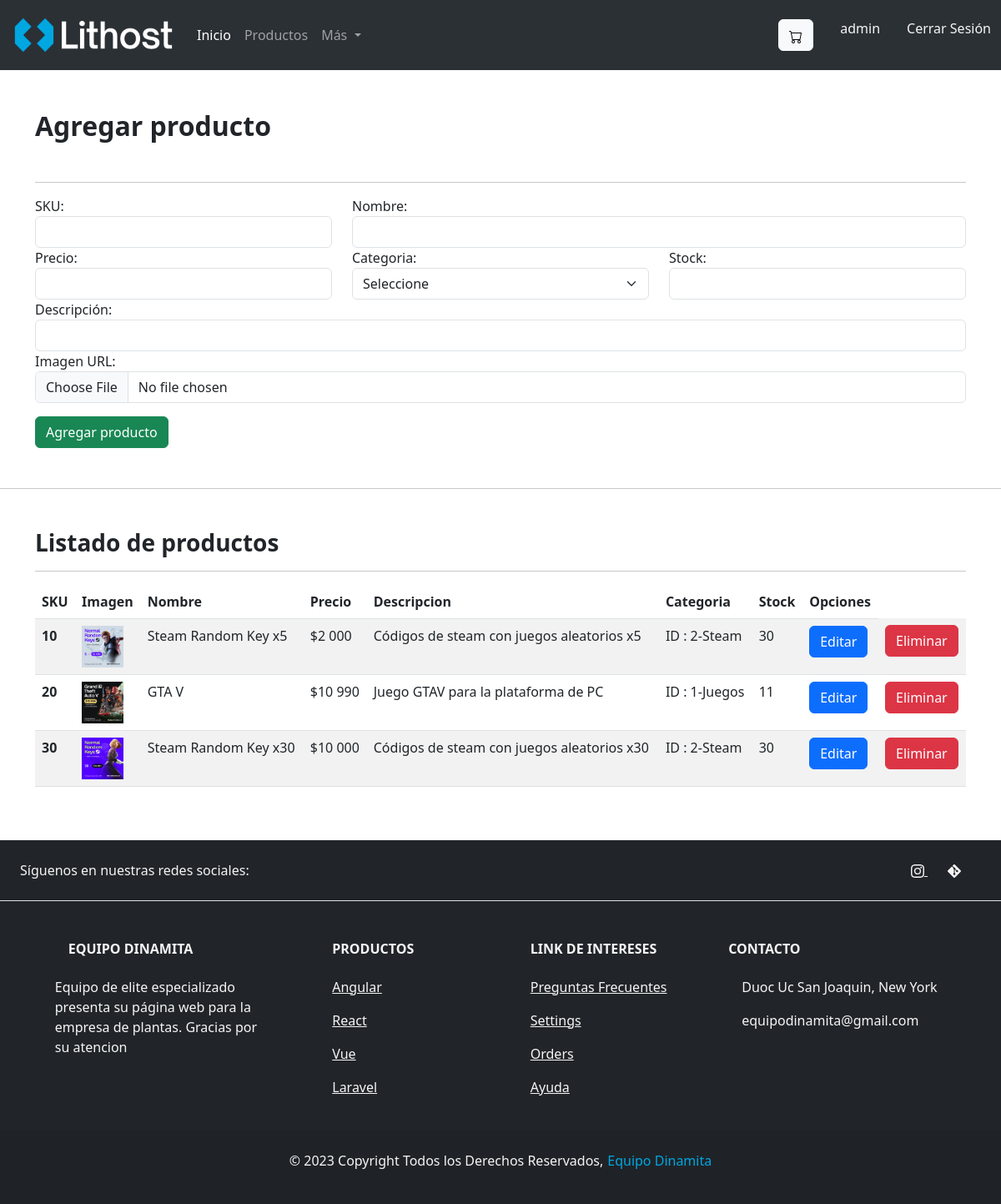
The app's page /agregarProducto (signed in) with its own data.
### apps/Tienda/models.py (models this page shows, shortened)
class Producto(models.Model):
    id_producto = models.IntegerField(primary_key=True)
    nombre = models.CharField(max_length=50,null=False)
    precio = models.IntegerField(null=False)
    categoria_id = models.ForeignKey(Categoria,on_delete=models.CASCADE)
    stock = models.IntegerField(null=False)
    descripcion = models.CharField(max_length=150 ,null=False)
    img_url = models.ImageField(upload_to='imagenesProducto', null=True)
    fecha_agregar = models.DateField(auto_now_add=True)

class Categoria(models.Model):
    id_categoria = models.IntegerField(primary_key=True)
    nombre_categoria = models.CharField(max_length=50,null=False)
    def __str__(self):
        txt = "ID : {1}-{0}"
        return txt.format(self.nombre_categoria,self.id_categoria)

### apps/Tienda/views.py (the view)
# urls.py: path('agregarProducto', views.cargarAgregarProducto),
@permission_required('app.add_producto')
def cargarAgregarProducto(request):
    categorias  = Categoria.objects.all()
    productos = Producto.objects.all()
    page = request.GET.get('page', 1)
    try:
        paginator = Paginator(productos, 10)
        productos = paginator.page(page)
    except:
        raise Http404
    return render(request,"agregarProductos.html", {"cate":categorias, "prod":productos})

### apps/Tienda/templates/agregarProductos.html (shortened to what this page needs)
{% extends './base.html' %}
{% load static %}
{% load humanize %}
{% block head %}
    <link rel="stylesheet" type="text/css" href="{% static 'css/myStyle.css' %}">
{% endblock %}
{% block body %}
<div class="container mt-5 mb-5">
    <h2 class="mb-5" style="font-weight: 600;">Agregar producto</h2>
    <hr>
    <form id="formProductoAgregar" action="/agregarProd" method="POST" enctype="multipart/form-data">
        <div class="row">
            <div class="col-md-4">
                <label for="txtSku">SKU:</label>
                <input name="txtSku" id="txtSku" type="text" class="form-control">
            </div>
            <div class="col-md-8">
                <label for="txtNombre">Nombre:</label>
                <input name="txtNombre" id="txtNombre" type="text" class="form-control">
            </div>
            <div class="col-md-4">
                <label for="txtPrecio">Precio:</label>
                <input name="txtPrecio" id="txtPrecio" type="text" class="form-control">
            </div>
            <div class="col-md-4">
                <label for="cmbCategoria">Categoria:</label>
                <select name="cmbCategoria" class="form-select" aria-label="Default select example">
                    <option disabled selected value="null">Seleccione</option>
                </select>
            </div>
            <div class="col-md-4">
                <label for="txtStock">Stock:</label>
                <input name="txtStock" id="txtStock" type="text" class="form-control">
            </div>
            <div class="col-md-12">
                <label for="txtDescripcion">Descripción:</label>
                <input name="txtDescripcion" id="txtDescripcion" type="text" class="form-control">
            </div>
            <div class="col-md-12">
                <label for="txtImg">Imagen URL:</label>
                <input name="txtImg" id="txtImg" type="file" class="form-control">
            </div>
        </div>
        <button class="btn btn-success mt-3">Agregar producto</button>
    </form>
</div>
<hr>
<div class="container mt-5">
    <h3 style="font-weight: 600;">Listado de productos</h3>
    <hr>
    <table class="table table-striped table-responsive-sm">
        <thead>
          <tr>
            <th scope="col">SKU</th>
            <th scope="col">Imagen</th>
            <th scope="col">Nombre</th>
            <th scope="col">Precio</th>
            <th scope="col">Descripcion</th>
            <th scope="col">Categoria</th>
            <th scope="col">Stock</th>
            <th scope="col">Opciones</th>
        </tr>
        </thead>
        <tbody>
            {% for i in prod %}
          <tr>
            <th scope="row">{{ i.id_producto }}</th>
            <td><img src="{{ i.img_url.url }}" alt="" height="50"></td>
            <td>{{ i.nombre }}</td>
            <td>${{ i.precio | intcomma}}</td>
            <td>{{ i.descripcion }}</td>
            <td>{{ i.categoria_id }}</td>
            <td>{{ i.stock }}</td>
            <td>
                <a href="/editarProducto/{{ i.id_producto }}" class="btn btn-primary" >Editar</a>
            </td>
            <td>
                <a href="/eliminarProducto/{{ i.id_producto }}" class="btn btn-danger" onclick="eliminarProducto">Eliminar</a>
              </td>
          </tr>
          {% endfor %}
        </tbody>
      </table>
</div>
<br>
<br>
{% endblock %}

### apps/Tienda/templates/base.html (shortened to what this page needs)
{% load static %}
<!DOCTYPE html>
<html lang="es">
    <head>
        <link href="https://cdn.jsdelivr.net/npm/bootstrap@5.3.0-alpha3/dist/css/bootstrap.min.css" rel="stylesheet">
        {% block head %}
        {% endblock %}
    </head>
<body>
    <nav class="navbar navbar-expand-lg bg-body-tertiary" data-bs-theme="dark">
        <div class="container-xxl">
          <a class="navbar-brand" href="/"><img id="logonav" src="{% static 'img/Color_white@3x.png' %}" alt="Imagen no encontrada"></a>
          <div class="collapse navbar-collapse" id="navbarSupportedContent">
            <ul class="navbar-nav me-auto mb-2 mb-lg-0">
              <li class="nav-item">
                <a class="nav-link active" aria-current="page" href="/">Inicio</a>
              </li>
              {% if perms.app.add_producto %}
              <li class="nav-item">
                <a class="nav-link" href="/agregarProducto">Productos</a>
              </li>
              {% endif %}
              <li class="nav-item dropdown">
                <a class="nav-link dropdown-toggle" href="" role="button" data-bs-toggle="dropdown" aria-expanded="false">
                  Más
                </a>
              </li>
            </ul>
                <button type="button" class="btn btn-light" data-bs-toggle="modal" data-bs-target="#myModal">
                </button>
            {% if user.is_authenticated  %}
            <ul>
              <a href="#" style="text-decoration: none;">{{ user.username }}</a>
            </ul>
            <ul>
              <a href="{% url 'logout' %}" style="text-decoration: none;">Cerrar Sesión</a>
            </ul>
            {% else %}
            <ul>
            <a href="{% url 'login' %}" style="text-decoration: none;">Iniciar Sesión</a>
            </ul>
            {% endif %}
          </div>
        </div>
      </nav>
      {% block body %}{% endblock %}
      <footer class="text-center text-lg-start bg-dark text-muted" id="footer">
        <section class="d-flex justify-content-center justify-content-lg-between p-4 border-bottom">
          <div class="me-5 d-none d-lg-block">
            <span>Síguenos en nuestras redes sociales:</span>
          </div>
          <div>
            <a href="https://www.instagram.com/lithost.cl/" class="me-4" target="_blank">
            </a>
            <a href="https://github.com/NicooBrown/ET_PGY3121-003D" class="me-4" target="_blank">
            </a>
          </div>
        </section>
        <section class="">
          <div class="container text-center text-md-start mt-5">
            <div class="row mt-3">
              <div class="col-md-3 col-lg-4 col-xl-3 mx-auto mb-4">
                <h6 class="text-uppercase fw-bold mb-4">
                  Equipo Dinamita
                </h6>
                <p>
                  Equipo de elite especializado presenta su página web para la empresa de plantas. Gracias por su atencion
                </p>
              </div>
              <div class="col-md-2 col-lg-2 col-xl-2 mx-auto mb-4">
                <h6 class="text-uppercase fw-bold mb-4">
                  Productos
                </h6>
                <p>
                  <a href="#!" class="text-reset">Angular</a>
                </p>
                <p>
                  <a href="#!" class="text-reset">React</a>
                </p>
                <p>
                  <a href="#!" class="text-reset">Vue</a>
                </p>
                <p>
                  <a href="#!" class="text-reset">Laravel</a>
                </p>
              </div>
              <div class="col-md-3 col-lg-2 col-xl-2 mx-auto mb-4">
                <h6 class="text-uppercase fw-bold mb-4">
                  Link de Intereses
                </h6>
                <p>
                  <a href="preguntas-frecuentes.html" class="text-reset">Preguntas Frecuentes</a>
                </p>
                <p>
                  <a href="#!" class="text-reset">Settings</a>
                </p>
                <p>
                  <a href="#!" class="text-reset">Orders</a>
                </p>
                <p>
                  <a href="contactanos.html" class="text-reset">Ayuda</a>
                </p>
              </div>
              <div class="col-md-4 col-lg-3 col-xl-3 mx-auto mb-md-0 mb-4">
                <h6 class="text-uppercase fw-bold mb-4">Contacto</h6>
                <p> Duoc Uc San Joaquin, New York</p>
                <p>
                  equipodinamita@gmail.com
                </p>
              </div>
            </div>
          </div>
        </section>
        <div id="copyrightid " class="text-center p-4" style="background-color: rgba(0, 0, 0, 0.05);">
          <p class="textcopyright">© 2023 Copyright Todos los Derechos Reservados,</p>
          <a class="acopyright" href="https://www.lithost.cl" target="_blank">Equipo Dinamita</a>
        </div>
      </footer>
</body>

### apps/Tienda/static/css/myStyle.css (style rules this page uses)
#logonav { width: 200px; }
.btn.btn-light { margin-left: 15px; }
#footer h6, p, span, a { color: whitesmoke; }
.textcopyright { margin-right: 5px; }
.acopyright { text-decoration: none; color: #00a7e1; }
.me-4 { color: whitesmoke; }

### records on screen
Producto: id_producto "10", img_url (picture), nombre "Steam Random Key x5", precio "2 000", descripcion "Códigos de steam con juegos aleatorios x5", categoria_id "ID : 2-Steam", stock "30"
Producto: id_producto "20", img_url (picture), nombre "GTA V", precio "10 990", descripcion "Juego GTAV para la plataforma de PC", categoria_id "ID : 1-Juegos", stock "11"
Producto: id_producto "30", img_url (picture), nombre "Steam Random Key x30", precio "10 000", descripcion "Códigos de steam con juegos aleatorios x30", categoria_id "ID : 2-Steam", stock "30"

### other values on screen
{{ user.username }} "admin"
